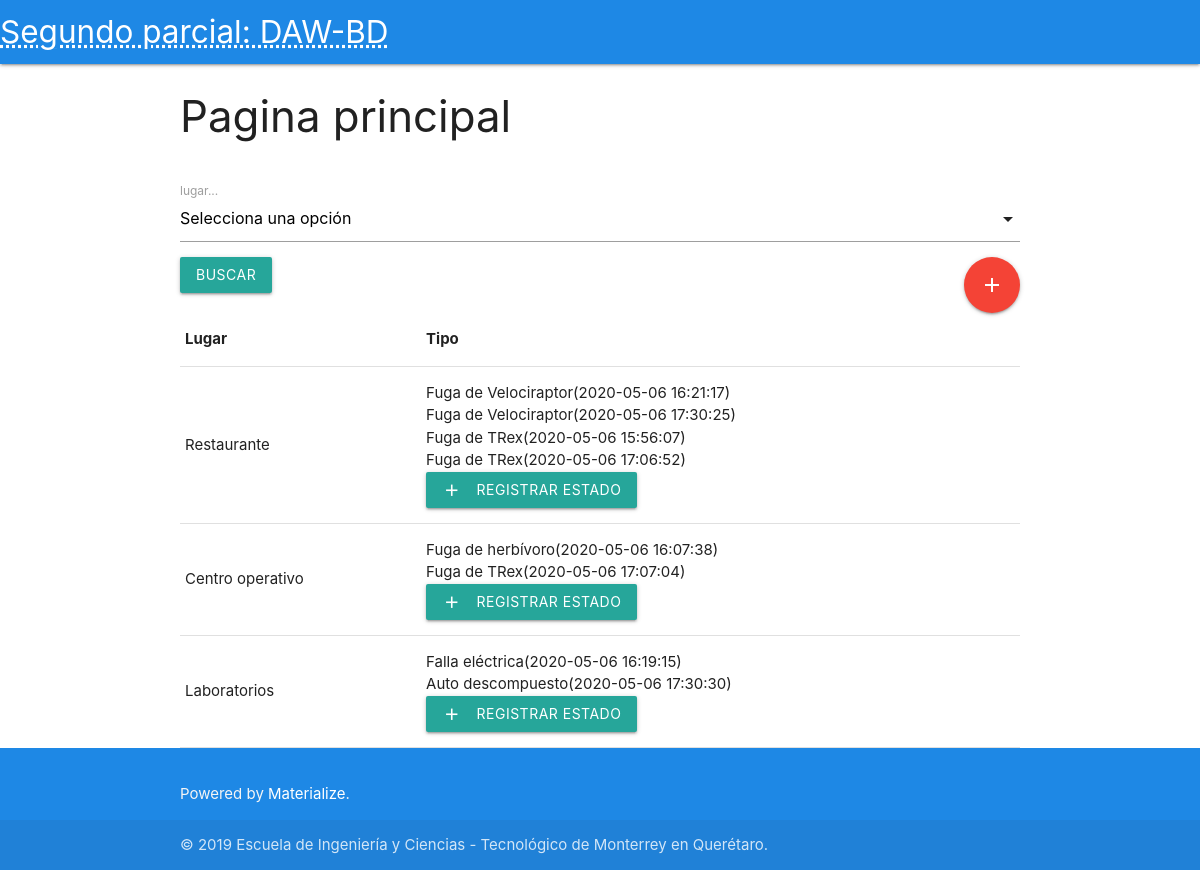
The page / on the database its author committed.
### tables this page shows
CREATE TABLE `lugar` (
  `id` int(20) NOT NULL,
  `nombre` varchar(20) NOT NULL
);

CREATE TABLE `tiene` (
  `id` int(20) NOT NULL,
  `id_lugar` int(20) NOT NULL,
  `id_tipo` int(20) NOT NULL,
  `fecha` timestamp NOT NULL DEFAULT current_timestamp() ON UPDATE current_timestamp()
);

CREATE TABLE `tipo` (
  `id` int(20) NOT NULL,
  `nombre` varchar(20) NOT NULL
);

### model.php (the view, shortened to what this page needs)
<?php
	function conectar_bd(){
        $servername = "mysql1008.mochahost.com";
		$username = "dawbdorg_1704641";
		$password = "1704641";
		$dbname = "dawbdorg_A01704641";
		$con = mysqli_connect($servername,$username,$password,$dbname);
		return $con;
	}
  function crear_select($id, $columna_descripcion, $tabla, $seleccion=0) {
    $conexion_bd = conectar_bd();
    $resultado = '<div class="input-field"><select name="'.$tabla.'" id="'.$tabla.'"><option value="" disabled selected>Selecciona una opción</option>';
    $consulta = "SELECT $id  , $columna_descripcion  FROM $tabla";
    $resultados = $conexion_bd->query($consulta);
    while ($row = mysqli_fetch_array($resultados, MYSQLI_BOTH)) {
      $resultado .= '<option value="'.$row["$id"].'">'.$row["$columna_descripcion"].'</option>';
    }
    $resultado .=  '</select><label>'.$tabla.'...</label></div>';
    return $resultado;
  }
    function consultar_estados($idLugar=''){
        $conexion_bd = conectar_bd();
        $resultado = '<td>';
        $consulta = 'select T.nombre as nombreE, Ti.fecha as fecha from tipo as T , tiene as Ti where Ti.id_tipo =T.id and Ti.id_lugar ='.$idLugar .'';
        $resultados = $conexion_bd->query($consulta);
        while ($row = mysqli_fetch_array($resultados, MYSQLI_BOTH)) {
          $resultado .= ''.$row ['nombreE'] .'('.$row['fecha'] .')<br>' ;
        }
        return $resultado;
    }
   function consultar_incidentes($lugar=""){
        $conexion_bd = conectar_bd();
       $resultado=
        "<table class='highlight'>
            <thead>
                <tr>
                    <th>Lugar</th>
                    <th>Tipo</th>
                </tr>
            </thead>
            <tbody>";
           $consulta = 'select distinct L.id as idL,L.nombre as nombreL from tipo as T, lugar as L ,tiene as Ti where L.id=Ti.id_lugar and T.id = Ti.id_tipo  ';
       $consulta .= ' order by Ti.fecha';
       $resultados = $conexion_bd->query($consulta);
       while($row = mysqli_fetch_array( $resultados, MYSQLI_BOTH) ){
           $resultado .= '<tr>';
           $resultado .= '<td>'.$row['nombreL'].'</td>';
           $resultado .= consultar_estados($row['idL']);
           $resultado .= '<a class="waves-effect waves-light btn" href="controlador_registrar_estado.php?nombre='.$row['idL'].' " ><i class="material-icons  left">add</i>Registrar estado</a>';
           $resultado .=' </td>
           </tr>';
       }
        $resultado .= '</tbody></table>';
        return $resultado;
   }
?>

### index.php (shortened to what this page needs)
<?php
    require_once("model.php");
    include("_formBuscar.html");
    if (isset($_POST["lugar"])) {
          $lugar = htmlspecialchars($_POST["lugar"]);
      } else {
          $lugar = "";
      }
    echo '<div id="resultados_consulta">';
    echo consultar_incidentes($lugar);
    echo '</div>';
?>

### rows shown on the page
lugar: nombre "Restaurante"
tiene: id_tipo.nombre "Fuga de Velociraptor", fecha "2020-05-06 16:21:17"
tiene: id_tipo.nombre "Fuga de Velociraptor", fecha "2020-05-06 17:30:25"
tiene: id_tipo.nombre "Fuga de TRex", fecha "2020-05-06 15:56:07"
tiene: id_tipo.nombre "Fuga de TRex", fecha "2020-05-06 17:06:52"
lugar: nombre "Centro operativo"
tiene: id_tipo.nombre "Fuga de herbívoro", fecha "2020-05-06 16:07:38"
tiene: id_tipo.nombre "Fuga de TRex", fecha "2020-05-06 17:07:04"
lugar: nombre "Laboratorios"
tiene: id_tipo.nombre "Falla eléctrica", fecha "2020-05-06 16:19:15"
tiene: id_tipo.nombre "Auto descompuesto", fecha "2020-05-06 17:30:30"

### other values the page prints
$tabla "lugar"
